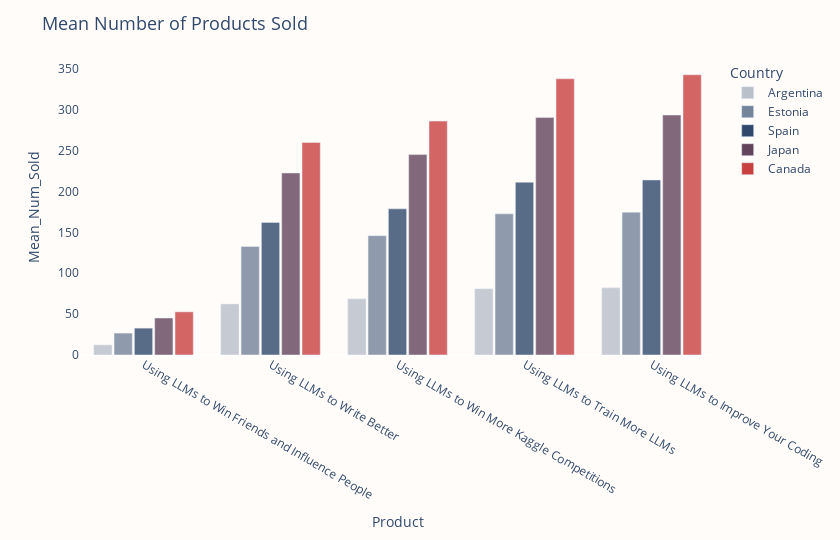

The cell this chart's notebook holds for it:
### Code cell
fig = px.bar(
    train_by_country_product.sort_values("Mean_Num_Sold"),
    x="Product",
    y="Mean_Num_Sold",
    color="Country",
    color_discrete_sequence=["#B9C0CA", "#74849A", "#2F486B", "#62455C", "#C94040"],
    barmode="group",
    opacity=0.8,
)
fig.update_layout(
    font_color=FONT_COLOR,
    title="Mean Number of Products Sold",
    title_font_size=18,
    plot_bgcolor=BACKGROUND_COLOR,
    paper_bgcolor=BACKGROUND_COLOR,
    bargap=0.2,
    bargroupgap=0.1,
    xaxis_showgrid=False,
    yaxis_showgrid=False,
    width=840,
    height=540,
)
fig.show()

### Figure 1 — Plotly figure (JSON) as saved in the notebook; plotly's stock layout.template omitted (floating-point values rounded to 4 significant figures)
{"data": [{"alignmentgroup": "True", "hovertemplate": "Country=Argentina<br>Product=%{x}<br>Mean_Num_Sold=%{y}<extra></extra>", "legendgroup": "Argentina", "marker": {"color": "#B9C0CA", "opacity": 0.8, "pattern": {"shape": ""}}, "name": "Argentina", "offsetgroup": "Argentina", "orientation": "v", "showlegend": true, "textposition": "auto", "type": "bar", "x": ["Using LLMs to Win Friends and Influence People", "Using LLMs to Write Better", "Using LLMs to Win More Kaggle Competitions", "Using LLMs to Train More LLMs", "Using LLMs to Improve Your Coding"], "xaxis": "x", "y": [12.41, 62.56, 68.79, 81.18, 82.32], "yaxis": "y"}, {"alignmentgroup": "True", "hovertemplate": "Country=Estonia<br>Product=%{x}<br>Mean_Num_Sold=%{y}<extra></extra>", "legendgroup": "Estonia", "marker": {"color": "#74849A", "opacity": 0.8, "pattern": {"shape": ""}}, "name": "Estonia", "offsetgroup": "Estonia", "orientation": "v", "showlegend": true, "textposition": "auto", "type": "bar", "x": ["Using LLMs to Win Friends and Influence People", "Using LLMs to Write Better", "Using LLMs to Win More Kaggle Competitions", "Using LLMs to Train More LLMs", "Using LLMs to Improve Your Coding"], "xaxis": "x", "y": [26.82, 132.8, 146.0, 172.7, 174.7], "yaxis": "y"}, {"alignmentgroup": "True", "hovertemplate": "Country=Spain<br>Product=%{x}<br>Mean_Num_Sold=%{y}<extra></extra>", "legendgroup": "Spain", "marker": {"color": "#2F486B", "opacity": 0.8, "pattern": {"shape": ""}}, "name": "Spain", "offsetgroup": "Spain", "orientation": "v", "showlegend": true, "textposition": "auto", "type": "bar", "x": ["Using LLMs to Win Friends and Influence People", "Using LLMs to Write Better", "Using LLMs to Win More Kaggle Competitions", "Using LLMs to Train More LLMs", "Using LLMs to Improve Your Coding"], "xaxis": "x", "y": [32.88, 162.3, 178.9, 211.4, 214.2], "yaxis": "y"}, {"alignmentgroup": "True", "hovertemplate": "Country=Japan<br>Product=%{x}<br>Mean_Num_Sold=%{y}<extra></extra>", "legendgroup": "Japan", "marker": {"color": "#62455C", "opacity": 0.8, "pattern": {"shape": ""}}, "name": "Japan", "offsetgroup": "Japan", "orientation": "v", "showlegend": true, "textposition": "auto", "type": "bar", "x": ["Using LLMs to Win Friends and Influence People", "Using LLMs to Write Better", "Using LLMs to Win More Kaggle Competitions", "Using LLMs to Train More LLMs", "Using LLMs to Improve Your Coding"], "xaxis": "x", "y": [45.29, 222.8, 245.3, 290.8, 293.7], "yaxis": "y"}, {"alignmentgroup": "True", "hovertemplate": "Country=Canada<br>Product=%{x}<br>Mean_Num_Sold=%{y}<extra></extra>", "legendgroup": "Canada", "marker": {"color": "#C94040", "opacity": 0.8, "pattern": {"shape": ""}}, "name": "Canada", "offsetgroup": "Canada", "orientation": "v", "showlegend": true, "textposition": "auto", "type": "bar", "x": ["Using LLMs to Win Friends and Influence People", "Using LLMs to Write Better", "Using LLMs to Win More Kaggle Competitions", "Using LLMs to Train More LLMs", "Using LLMs to Improve Your Coding"], "xaxis": "x", "y": [52.83, 260.1, 286.3, 338.1, 343.0], "yaxis": "y"}], "layout": {"bargap": 0.2, "bargroupgap": 0.1, "barmode": "group", "font": {"color": "#2F486B"}, "height": 540, "legend": {"title": {"text": "Country"}, "tracegroupgap": 0}, "margin": {"t": 60}, "paper_bgcolor": "#FFFCFA", "plot_bgcolor": "#FFFCFA", "title": {"font": {"size": 18}, "text": "Mean Number of Products Sold"}, "width": 840, "xaxis": {"anchor": "y", "domain": [0, 1], "showgrid": false, "title": {"text": "Product"}}, "yaxis": {"anchor": "x", "domain": [0, 1], "showgrid": false, "title": {"text": "Mean_Num_Sold"}}}}
